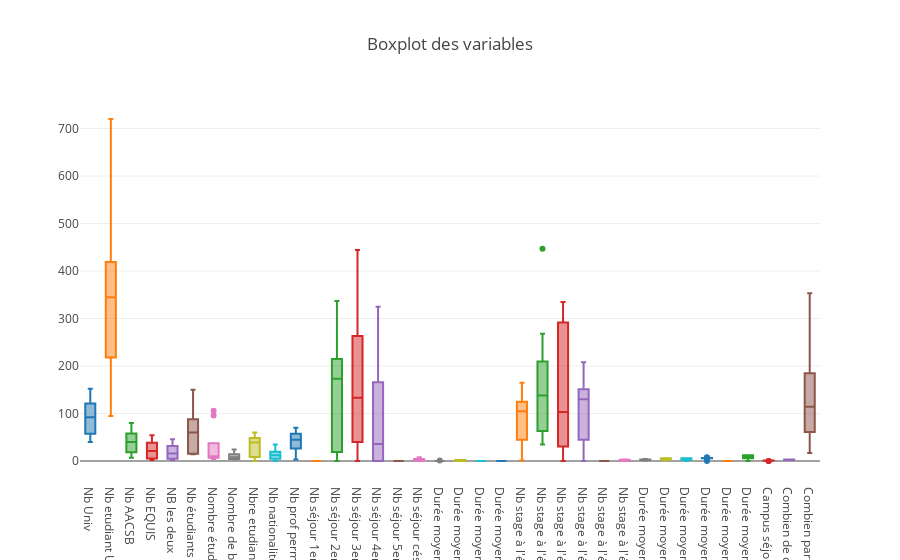

The code cell stored with this chart in its notebook:
### Code cell
traces = []
for col in num_columns :
    traces.append(go.Box(y = data[col], name = str(col)))
layout = go.Layout(title = 'Boxplot des variables',
                   showlegend=False)
fig = go.Figure(data=traces, layout=layout)
py.iplot(fig)

### Figure 1 — Plotly figure (JSON) as saved in the notebook; plotly's stock layout.template omitted (floating-point values rounded to 4 significant figures)
{"data": [{"name": "Nb Univ", "type": "box", "uid": "40816e9d-ce6a-4a98-bded-98b30afb5693", "y": [119, 86, 40, 58, 115, 152, 128, 92, 55]}, {"name": "Nb etudiant Univ a l'etrangers", "type": "box", "uid": "2f3ab4ca-4dd9-4bc0-bc53-9dceafb73c11", "y": [720, 345, 104, 95, 411, 443, 328, 256, 375]}, {"name": "Nb AACSB", "type": "box", "uid": "b053c7cd-8194-4f38-8adb-db22d313993c", "y": [40, 54, 20, 7, 69, 80, 14, 51, 32]}, {"name": "Nb EQUIS", "type": "box", "uid": "abd695ce-89bd-4c7a-891b-0107745fcbf6", "y": [21, 38, 4, 2, 54, 39, 6, 22, 11]}, {"name": "NB les deux", "type": "box", "uid": "37e13cbc-69c6-4f65-954a-a3ddf8f0dc8e", "y": [16, 31, 4, 2, 46, 34, 5, 17, 7]}, {"name": "Nb étudiants double diplômés (SOMME)", "type": "box", "uid": "50777d99-7ff5-4a3a-830a-e90089689c79", "y": [16, 14, 80, 60, 18, 111, 69, 14, 150]}, {"name": "Nombre étudiants dble diplômés Aacsb ou equis", "type": "box", "uid": "fecdb58d-717c-4b27-8c7e-539a90a1fbd6", "y": [4, 10, 11, 4, 8, 96, 18, 8, 106]}, {"name": "Nombre de bachelors", "type": "box", "uid": "5bfdca23-5a03-491d-90e9-762e96ca1aeb", "y": [3, 5, 13, 18, 4, 13, 8, 4, 24]}, {"name": "Nbre etudiants étrangers", "type": "box", "uid": "b0c8a329-5de1-40d6-943a-d9700a034759", "y": [0, 30, 55, 10, 3, 39, 60, 41, 46]}, {"name": "Nb nationalités différentes", "type": "box", "uid": "b7f2d9b8-de86-494b-9175-f9d43d435081", "y": [0, 17, 35, 6, 2, 12, 11, 15, 26]}, {"name": "Nb prof permanents étrangers", "type": "box", "uid": "3971111e-1b81-46e3-8cfd-82cb3772dfcd", "y": [44, 45, 13, 3, 70, 56, 31, 61, 51]}, {"name": "Nb séjour 1er année", "type": "box", "uid": "a95243cf-8d81-4b71-a90d-31956e89890b", "y": [0, 0, 0, 0, 0, 0, 0, 0, 0]}, {"name": "Nb séjour 2eme année", "type": "box", "uid": "4d5036fd-97cb-4234-990d-6c43bb92d2ee", "y": [251, 173, 61, 25, 337, 0, 201, 203, 0]}, {"name": "Nb séjour 3eme année", "type": "box", "uid": "078fb5bd-eef7-4cd9-a035-062ff7e68b35", "y": [435, 133, 100, 0, 0, 206, 444, 53, 152]}, {"name": "Nb séjour 4eme année", "type": "box", "uid": "ea030cb3-f029-4906-8765-e3773de4baf1", "y": [34, 39, 0, 0, 325, 237, 36, 0, 142]}, {"name": "Nb séjour 5eme année", "type": "box", "uid": "c503bab8-f929-4b5c-8685-ef39b0cbc295", "y": [null, null, 0, 0, null, null, null, 0, null]}, {"name": "Nb séjour césure", "type": "box", "uid": "9c98c118-d9bc-4b0c-a126-da08c5e2ad78", "y": [null, null, 0, 0, null, null, null, 0, 8]}, {"name": "Durée moyenne 1er année", "type": "box", "uid": "d9735f07-fded-4b36-8ff1-0d44f3563fd4", "y": [0, 1, 0, 0, 0, 0, 0, 0, 0]}, {"name": "Durée moyenne 4eme année", "type": "box", "uid": "da1a5439-5d72-4449-b857-101faf4ea499", "y": [2, 2, 0, 0, 1, 1, 2, 0, 2]}, {"name": "Durée moyenne 5eme année", "type": "box", "uid": "7783b496-cb56-4002-b3b5-ebe74cb67dc3", "y": [null, null, 0, 0, null, null, null, 0, null]}, {"name": "Durée moyenne césure", "type": "box", "uid": "e10ff8cd-9635-456e-b663-1f3a34480a5b", "y": [null, null, 0, 0, null, null, null, 0, null]}, {"name": "Nb stage à l'étranger 1er année", "type": "box", "uid": "e81d3574-50ad-468a-b012-e9ba08978c2c", "y": [139, 165, 115, 16, 105, 1, 120, 54, 56]}, {"name": "Nb stage à l'étranger 2eme année", "type": "box", "uid": "6bd52228-cd03-4c47-88d3-e989b921d0f9", "y": [183, 190, 138, 35, 268, 69, 447, 46, 83]}, {"name": "Nb stage à l'étranger 3eme année", "type": "box", "uid": "24c39ebe-b078-410c-bdd7-09c2667e5f63", "y": [297, 167, 100, 26, 335, 0, 290, 32, 103]}, {"name": "Nb stage à l'étranger 4eme année", "type": "box", "uid": "f2f9f90a-7f52-4f54-b640-68fd2e37aa98", "y": [136, 18, 130, 54, 0, 208, 135, 196, 99]}, {"name": "Nb stage à l'étranger 5eme année", "type": "box", "uid": "c11a167f-fae2-47b8-9260-070b8a6c22d0", "y": [null, null, null, 0, null, null, null, null, null]}, {"name": "Nb stage à l'étranger césure", "type": "box", "uid": "c0445ace-d723-493e-a372-11db2c422f31", "y": [null, 3, 2, 0, null, null, null, null, null]}, {"name": "Durée moyenne 1er année.1", "type": "box", "uid": "363bb9d3-69e6-443b-9066-4c1b573a7a3f", "y": [2, 4, 4, 2, 3, 2, 1, 3, 3]}, {"name": "Durée moyenne 2eme année.1", "type": "box", "uid": "18d4d29d-8915-48d1-971d-418e973328fd", "y": [4, 6, 4, 6, 1, 6, 3, 3, 3]}, {"name": "Durée moyenne 3eme année.1", "type": "box", "uid": "14ac80f3-94f5-469f-b6dc-0307e36eb12e", "y": [5, 6, 2, 5, 6, 0, 4, 3, 6]}, {"name": "Durée moyenne 4eme année.1", "type": "box", "uid": "2e3891a0-a194-4338-836e-423df38df713", "y": [7, 6, 8, 6, 0, 6, 6, 6, 6]}, {"name": "Durée moyenne 5eme année.1", "type": "box", "uid": "2eda63d2-c63d-4d17-88b6-d17809006468", "y": [null, null, null, 0, null, null, null, null, null]}, {"name": "Durée moyenne 6eme année", "type": "box", "uid": "7ac94532-ff89-4f28-ad49-9d490a87fde9", "y": [null, 12, 12, 0, null, null, null, null, 12]}, {"name": "Campus séjourné étudiants", "type": "box", "uid": "cfd4296e-0855-43ae-9384-5b8f44fcf05f", "y": [1, 1, 1, 0, 1, 1, 1, 0, 1]}, {"name": "Combien de campus", "type": "box", "uid": "3bca0659-fa87-4d93-b443-7e6aa7b0c6dd", "y": [2, 3, 2, null, 2, 2, 3, null, 3]}, {"name": "Combien partis en séjour 2017/2018", "type": "box", "uid": "397c67ae-f48e-4389-9256-e8a8ce00bb45", "y": [73, 114, 57, null, 189, 17, 353, null, 172]}], "layout": {"showlegend": false, "title": {"text": "Boxplot des variables"}}}
